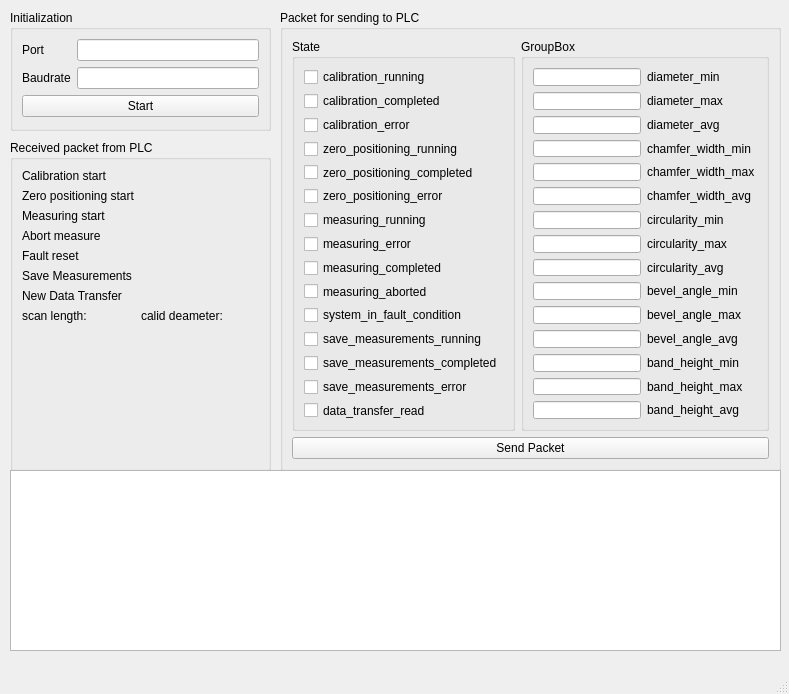
<?xml version="1.0" encoding="UTF-8"?>
<ui version="4.0">
 <class>MainWindow</class>
 <widget class="QMainWindow" name="MainWindow">
  <property name="geometry">
   <rect>
    <x>0</x>
    <y>0</y>
    <width>789</width>
    <height>694</height>
   </rect>
  </property>
  <property name="windowTitle">
   <string>Test System</string>
  </property>
  <widget class="QWidget" name="centralwidget">
   <widget class="QGroupBox" name="groupBox">
    <property name="geometry">
     <rect>
      <x>10</x>
      <y>10</y>
      <width>261</width>
      <height>121</height>
     </rect>
    </property>
    <property name="title">
     <string>Initialization</string>
    </property>
    <layout class="QFormLayout" name="formLayout">
     <item row="0" column="0">
      <widget class="QLabel" name="label">
       <property name="text">
        <string>Port</string>
       </property>
      </widget>
     </item>
     <item row="0" column="1">
      <widget class="QLineEdit" name="lineEdit_Port"/>
     </item>
     <item row="1" column="0">
      <widget class="QLabel" name="label_2">
       <property name="text">
        <string>Baudrate</string>
       </property>
      </widget>
     </item>
     <item row="1" column="1">
      <widget class="QLineEdit" name="lineEdit_Baudrate"/>
     </item>
     <item row="2" column="0" colspan="2">
      <widget class="QPushButton" name="pushButton">
       <property name="text">
        <string>Start</string>
       </property>
      </widget>
     </item>
    </layout>
   </widget>
   <widget class="QGroupBox" name="groupBox_2">
    <property name="geometry">
     <rect>
      <x>10</x>
      <y>140</y>
      <width>261</width>
      <height>331</height>
     </rect>
    </property>
    <property name="title">
     <string>Received packet from PLC</string>
    </property>
    <layout class="QFormLayout" name="formLayout_2">
     <item row="0" column="0">
      <widget class="QLabel" name="label_3">
       <property name="text">
        <string>Calibration start</string>
       </property>
      </widget>
     </item>
     <item row="1" column="0">
      <widget class="QLabel" name="label_4">
       <property name="text">
        <string>Zero positioning start</string>
       </property>
      </widget>
     </item>
     <item row="2" column="0">
      <widget class="QLabel" name="label_5">
       <property name="text">
        <string>Measuring start</string>
       </property>
      </widget>
     </item>
     <item row="3" column="0">
      <widget class="QLabel" name="label_6">
       <property name="text">
        <string>Abort measure</string>
       </property>
      </widget>
     </item>
     <item row="4" column="0">
      <widget class="QLabel" name="label_7">
       <property name="text">
        <string>Fault reset</string>
       </property>
      </widget>
     </item>
     <item row="5" column="0">
      <widget class="QLabel" name="label_8">
       <property name="text">
        <string>Save Measurements</string>
       </property>
      </widget>
     </item>
     <item row="6" column="0">
      <widget class="QLabel" name="label_9">
       <property name="text">
        <string>New Data Transfer</string>
       </property>
      </widget>
     </item>
     <item row="7" column="0">
      <widget class="QLabel" name="label_scanLength">
       <property name="text">
        <string>scan length: </string>
       </property>
      </widget>
     </item>
     <item row="7" column="1">
      <widget class="QLabel" name="label_calibDiam">
       <property name="text">
        <string>calid deameter: </string>
       </property>
      </widget>
     </item>
    </layout>
   </widget>
   <widget class="QGroupBox" name="groupBox_3">
    <property name="geometry">
     <rect>
      <x>280</x>
      <y>10</y>
      <width>501</width>
      <height>461</height>
     </rect>
    </property>
    <property name="title">
     <string>Packet for sending to PLC</string>
    </property>
    <layout class="QFormLayout" name="formLayout_3">
     <item row="0" column="0">
      <widget class="QGroupBox" name="groupBox_4">
       <property name="title">
        <string>State</string>
       </property>
       <layout class="QVBoxLayout" name="verticalLayout">
        <item>
         <widget class="QCheckBox" name="checkBox_calibration_running">
          <property name="text">
           <string>calibration_running</string>
          </property>
         </widget>
        </item>
        <item>
         <widget class="QCheckBox" name="checkBox_calibration_completed">
          <property name="text">
           <string>calibration_completed</string>
          </property>
         </widget>
        </item>
        <item>
         <widget class="QCheckBox" name="checkBox_calibration_error">
          <property name="text">
           <string>calibration_error</string>
          </property>
         </widget>
        </item>
        <item>
         <widget class="QCheckBox" name="checkBox_zero_positioning_running">
          <property name="text">
           <string>zero_positioning_running</string>
          </property>
         </widget>
        </item>
        <item>
         <widget class="QCheckBox" name="checkBox_zero_positioning_completed">
          <property name="text">
           <string>zero_positioning_completed</string>
          </property>
         </widget>
        </item>
        <item>
         <widget class="QCheckBox" name="checkBox_zero_positioning_error">
          <property name="text">
           <string>zero_positioning_error</string>
          </property>
         </widget>
        </item>
        <item>
         <widget class="QCheckBox" name="checkBox_measuring_running">
          <property name="text">
           <string>measuring_running</string>
          </property>
         </widget>
        </item>
        <item>
         <widget class="QCheckBox" name="checkBox_measuring_error">
          <property name="text">
           <string>measuring_error</string>
          </property>
         </widget>
        </item>
        <item>
         <widget class="QCheckBox" name="checkBox_measuring_completed">
          <property name="text">
           <string>measuring_completed</string>
          </property>
         </widget>
        </item>
        <item>
         <widget class="QCheckBox" name="checkBox_measuring_aborted">
          <property name="text">
           <string>measuring_aborted</string>
          </property>
         </widget>
        </item>
        <item>
         <widget class="QCheckBox" name="checkBox_system_in_fault_condition">
          <property name="text">
           <string>system_in_fault_condition</string>
          </property>
         </widget>
        </item>
        <item>
         <widget class="QCheckBox" name="checkBox_save_measurements_running">
          <property name="text">
           <string>save_measurements_running</string>
          </property>
         </widget>
        </item>
        <item>
         <widget class="QCheckBox" name="checkBox_save_measurements_completed">
          <property name="text">
           <string>save_measurements_completed</string>
          </property>
         </widget>
        </item>
        <item>
         <widget class="QCheckBox" name="checkBox_save_measurements_error">
          <property name="text">
           <string>save_measurements_error</string>
          </property>
         </widget>
        </item>
        <item>
         <widget class="QCheckBox" name="checkBox_data_transfer_read">
          <property name="text">
           <string>data_transfer_read</string>
          </property>
         </widget>
        </item>
       </layout>
      </widget>
     </item>
     <item row="0" column="1">
      <widget class="QGroupBox" name="groupBox_5">
       <property name="title">
        <string>GroupBox</string>
       </property>
       <layout class="QFormLayout" name="formLayout_4">
        <item row="0" column="0">
         <widget class="QLineEdit" name="lineEdit_diameter_min"/>
        </item>
        <item row="0" column="1">
         <widget class="QLabel" name="label_12">
          <property name="text">
           <string>diameter_min</string>
          </property>
         </widget>
        </item>
        <item row="1" column="0">
         <widget class="QLineEdit" name="lineEdit_diameter_max"/>
        </item>
        <item row="2" column="0">
         <widget class="QLineEdit" name="lineEdit_diameter_avg"/>
        </item>
        <item row="3" column="0">
         <widget class="QLineEdit" name="lineEdit_chamfer_width_min"/>
        </item>
        <item row="4" column="0">
         <widget class="QLineEdit" name="lineEdit_chamfer_width_max"/>
        </item>
        <item row="5" column="0">
         <widget class="QLineEdit" name="lineEdit_chamfer_width_avg"/>
        </item>
        <item row="6" column="0">
         <widget class="QLineEdit" name="lineEdit_circularity_min"/>
        </item>
        <item row="7" column="0">
         <widget class="QLineEdit" name="lineEdit_circularity_max"/>
        </item>
        <item row="8" column="0">
         <widget class="QLineEdit" name="lineEdit_circularity_avg"/>
        </item>
        <item row="9" column="0">
         <widget class="QLineEdit" name="lineEdit_bevel_angle_min"/>
        </item>
        <item row="10" column="0">
         <widget class="QLineEdit" name="lineEdit_bevel_angle_max"/>
        </item>
        <item row="11" column="0">
         <widget class="QLineEdit" name="lineEdit_bevel_angle_avg"/>
        </item>
        <item row="1" column="1">
         <widget class="QLabel" name="label_13">
          <property name="text">
           <string>diameter_max</string>
          </property>
         </widget>
        </item>
        <item row="2" column="1">
         <widget class="QLabel" name="label_14">
          <property name="text">
           <string>diameter_avg</string>
          </property>
         </widget>
        </item>
        <item row="3" column="1">
         <widget class="QLabel" name="label_15">
          <property name="text">
           <string>chamfer_width_min</string>
          </property>
         </widget>
        </item>
        <item row="4" column="1">
         <widget class="QLabel" name="label_16">
          <property name="text">
           <string>chamfer_width_max</string>
          </property>
         </widget>
        </item>
        <item row="5" column="1">
         <widget class="QLabel" name="label_17">
          <property name="text">
           <string>chamfer_width_avg</string>
          </property>
         </widget>
        </item>
        <item row="6" column="1">
         <widget class="QLabel" name="label_18">
          <property name="text">
           <string>circularity_min</string>
          </property>
         </widget>
        </item>
        <item row="7" column="1">
         <widget class="QLabel" name="label_19">
          <property name="text">
           <string>circularity_max</string>
          </property>
         </widget>
        </item>
        <item row="8" column="1">
         <widget class="QLabel" name="label_20">
          <property name="text">
           <string>circularity_avg</string>
          </property>
         </widget>
        </item>
        <item row="9" column="1">
         <widget class="QLabel" name="label_21">
          <property name="text">
           <string>bevel_angle_min</string>
          </property>
         </widget>
        </item>
        <item row="10" column="1">
         <widget class="QLabel" name="label_22">
          <property name="text">
           <string>bevel_angle_max</string>
          </property>
         </widget>
        </item>
        <item row="11" column="1">
         <widget class="QLabel" name="label_23">
          <property name="text">
           <string>bevel_angle_avg</string>
          </property>
         </widget>
        </item>
        <item row="12" column="0">
         <widget class="QLineEdit" name="lineEdit_band_height_min"/>
        </item>
        <item row="13" column="0">
         <widget class="QLineEdit" name="lineEdit_band_height_max"/>
        </item>
        <item row="14" column="0">
         <widget class="QLineEdit" name="lineEdit_band_height_avg"/>
        </item>
        <item row="12" column="1">
         <widget class="QLabel" name="label_24">
          <property name="text">
           <string>band_height_min</string>
          </property>
         </widget>
        </item>
        <item row="13" column="1">
         <widget class="QLabel" name="label_25">
          <property name="text">
           <string>band_height_max</string>
          </property>
         </widget>
        </item>
        <item row="14" column="1">
         <widget class="QLabel" name="label_26">
          <property name="text">
           <string>band_height_avg</string>
          </property>
         </widget>
        </item>
       </layout>
      </widget>
     </item>
     <item row="1" column="0" colspan="2">
      <widget class="QPushButton" name="pushButton_sendPacket">
       <property name="text">
        <string>Send Packet</string>
       </property>
      </widget>
     </item>
    </layout>
   </widget>
   <widget class="QTextEdit" name="textEdit">
    <property name="geometry">
     <rect>
      <x>10</x>
      <y>470</y>
      <width>771</width>
      <height>181</height>
     </rect>
    </property>
   </widget>
  </widget>
  <widget class="QMenuBar" name="menubar">
   <property name="geometry">
    <rect>
     <x>0</x>
     <y>0</y>
     <width>789</width>
     <height>21</height>
    </rect>
   </property>
  </widget>
  <widget class="QStatusBar" name="statusbar"/>
 </widget>
 <resources/>
 <connections/>
</ui>
